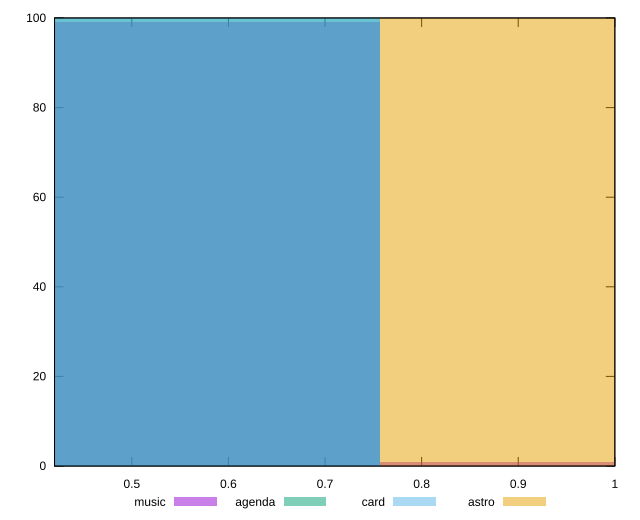

This figure's gnuplot source:
reset

$music <<EOF
1.009450446155614 1
0.504725223077807 99
EOF

$agenda <<EOF
0.504725223077807 100
EOF

$card <<EOF
0.504725223077807 100
EOF

$astro <<EOF
1.009450446155614 100
EOF

set key outside below
set boxwidth 0.504725223077807
set xrange [0.42:1]
set yrange [0:100]
set trange [0:100]
set style fill transparent solid 0.5 noborder
set terminal svg size 640, 520 enhanced background rgb 'white'
set output "reports/report_00031_2021-02-24T23-18-18.084Z/uses-http2/comparison/histogram/all_score.svg"

plot $music title "music" with boxes, \
     $agenda title "agenda" with boxes, \
     $card title "card" with boxes, \
     $astro title "astro" with boxes

reset
